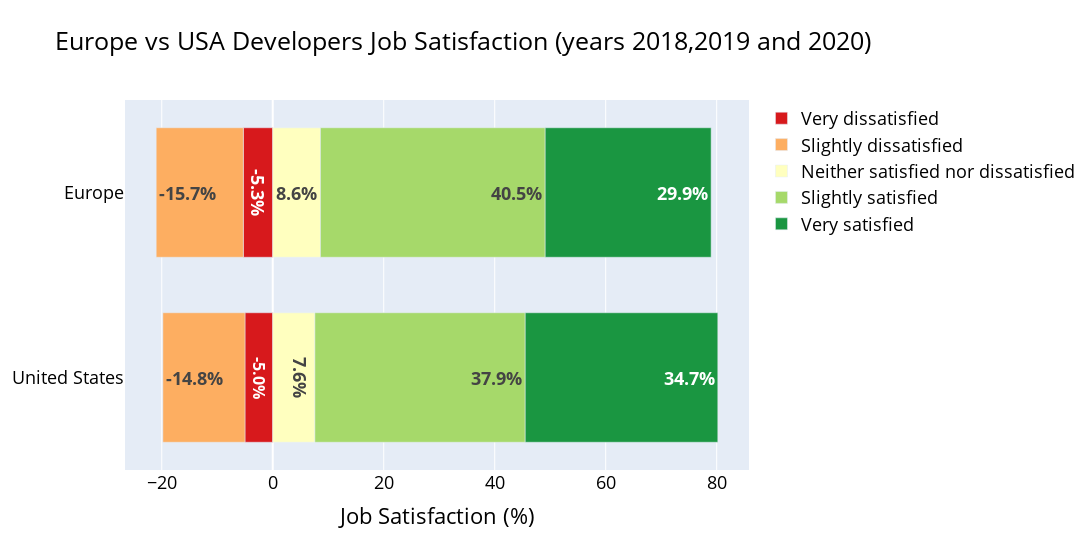

Notebook source saved alongside this figure:
### Markdown cell above
- Visualize for question 1

### Code cell
''' Create a Diverging Stack Bar Chart'''

#Initilaize the figure 
fig = go.Figure()

#Create the bars for each of the columns in the pivoted table
for column in df_all_jobsat_pivoted.columns:
    fig.add_trace(go.Bar(
        x =   df_all_jobsat_pivoted[column] ,
        y =    df_all_jobsat_pivoted.index,
        name = column,
        orientation = 'h',
        marker_color = cl.scales[str(len(category_order))]['div']['RdYlGn'][category_order.index(column)],
        text = '<b>' + df_all_jobsat_pivoted[column].astype(str) + '%' 
        
       ))
    
#Update figure layout
fig.update_layout(
    barmode = 'relative',
    height=550,
    width=1600,
    bargap=0.3 ,
    title = ' Europe vs USA Developers Job Satisfaction (years 2018,2019 and 2020)' ,
    xaxis_title= "Job Satisfaction (%)" ,
    font=dict(
        
        size=18,  # Set the font size here
        color="#000"
    )
)

#Display the figure
fig.show()

### Figure 1 — Plotly figure (JSON) as saved in the notebook; plotly's stock layout.template omitted (floating-point values rounded to 4 significant figures)
{"data": [{"marker": {"color": "rgb(215,25,28)"}, "name": "Very dissatisfied", "orientation": "h", "text": ["<b>-5.0%", "<b>-5.3%"], "type": "bar", "x": [-5, -5.3], "y": ["United States", "Europe"]}, {"marker": {"color": "rgb(253,174,97)"}, "name": "Slightly dissatisfied", "orientation": "h", "text": ["<b>-14.8%", "<b>-15.7%"], "type": "bar", "x": [-14.8, -15.7], "y": ["United States", "Europe"]}, {"marker": {"color": "rgb(255,255,191)"}, "name": "Neither satisfied nor dissatisfied", "orientation": "h", "text": ["<b>7.6%", "<b>8.6%"], "type": "bar", "x": [7.6, 8.6], "y": ["United States", "Europe"]}, {"marker": {"color": "rgb(166,217,106)"}, "name": "Slightly satisfied", "orientation": "h", "text": ["<b>37.9%", "<b>40.5%"], "type": "bar", "x": [37.9, 40.5], "y": ["United States", "Europe"]}, {"marker": {"color": "rgb(26,150,65)"}, "name": "Very satisfied", "orientation": "h", "text": ["<b>34.7%", "<b>29.9%"], "type": "bar", "x": [34.7, 29.9], "y": ["United States", "Europe"]}], "layout": {"bargap": 0.3, "barmode": "relative", "font": {"color": "#000", "size": 18}, "height": 550, "title": {"text": " Europe vs USA Developers Job Satisfaction (years 2018,2019 and 2020)"}, "width": 1600, "xaxis": {"title": {"text": "Job Satisfaction (%)"}}}}
